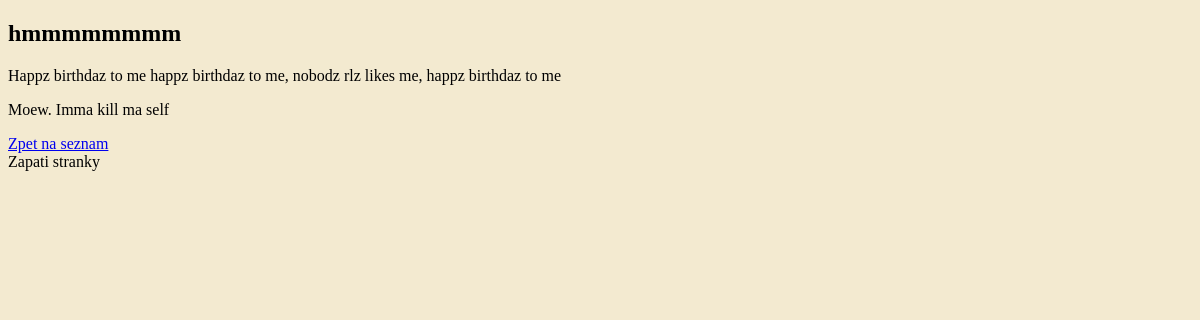
Page /article/2 on the earlier database version.
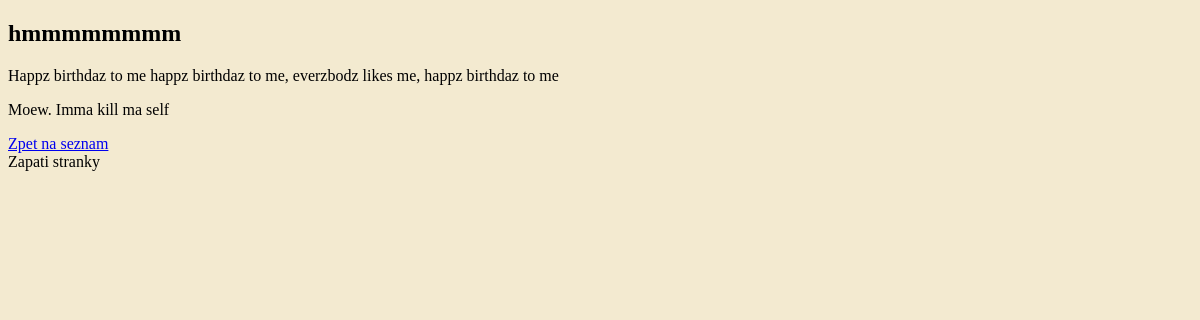
Same page on the later database version.
### content/models.py (models this page shows, shortened)
class Article(models.Model):
    title = models.CharField(max_length=100)
    perex = models.TextField(max_length=200)
    text = models.TextField()
    published = models.DateTimeField()
    categories = models.ManyToManyField(Category, related_name='articles')

### content/views.py (the view)
# urls.py: path("article/<int:id>", article, name="article"),
def article(request, id):
    article=Article.objects.get(id=id)
    return render(request, 'content/article.html', {'article': article})

### content/templates/content/article.html (shortened to what this page needs)
{% extends "content/base.html" %}
{% block title %}
   <h2>{{ article.title }}</h2>
{% endblock %}
{% block main %}
   <p>{{article.perex}}</p>
   <p>{{article.text}}</p>
   <a href="{% url 'content:articles' %}">Zpet na seznam</a>
{% endblock %}

Differences in the rows shown:
changed Article "hmmmmmmmm": perex "Happz birthdaz to me happz birthdaz to me, nobodz rlz likes me, happz birthdaz to me" → "Happz birthdaz to me happz birthdaz to me, everzbodz likes me, happz birthdaz to me"
